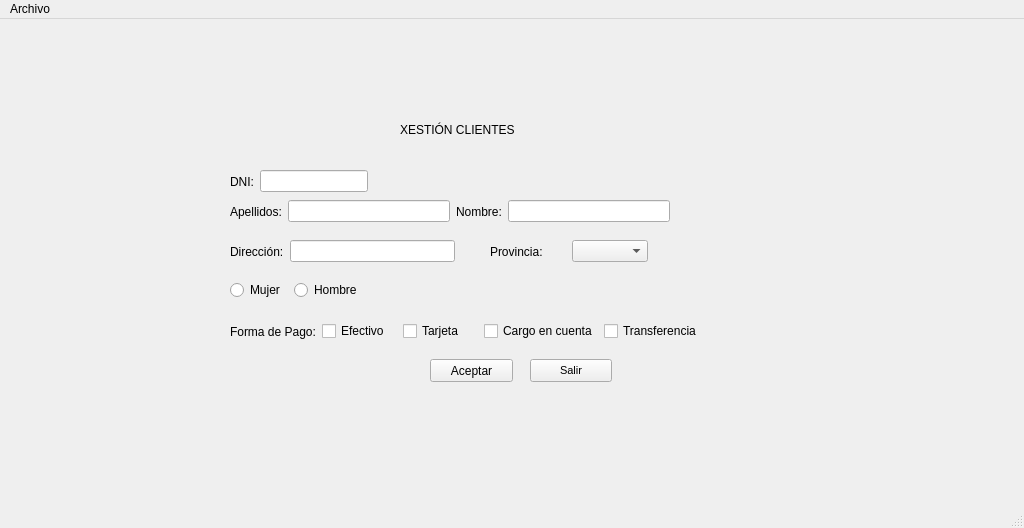
<?xml version="1.0" encoding="UTF-8"?>
<ui version="4.0">
 <class>MainWindow</class>
 <widget class="QMainWindow" name="MainWindow">
  <property name="geometry">
   <rect>
    <x>0</x>
    <y>0</y>
    <width>1024</width>
    <height>528</height>
   </rect>
  </property>
  <property name="windowTitle">
   <string>MainWindow</string>
  </property>
  <widget class="QWidget" name="centralwidget">
   <widget class="QLabel" name="lblClientes">
    <property name="geometry">
     <rect>
      <x>400</x>
      <y>90</y>
      <width>211</width>
      <height>41</height>
     </rect>
    </property>
    <property name="styleSheet">
     <string notr="true">font: 75 italic 18pt &quot;Noto Sans&quot;;</string>
    </property>
    <property name="text">
     <string>XESTIÓN CLIENTES</string>
    </property>
   </widget>
   <widget class="QPushButton" name="btnAceptar">
    <property name="geometry">
     <rect>
      <x>430</x>
      <y>340</y>
      <width>83</width>
      <height>23</height>
     </rect>
    </property>
    <property name="text">
     <string>Aceptar</string>
    </property>
   </widget>
   <widget class="QPushButton" name="btnSalir">
    <property name="geometry">
     <rect>
      <x>530</x>
      <y>340</y>
      <width>82</width>
      <height>23</height>
     </rect>
    </property>
    <property name="font">
     <font>
      <pointsize>8</pointsize>
     </font>
    </property>
    <property name="text">
     <string>Salir</string>
    </property>
   </widget>
   <widget class="QWidget" name="">
    <property name="geometry">
     <rect>
      <x>230</x>
      <y>260</y>
      <width>132</width>
      <height>22</height>
     </rect>
    </property>
    <layout class="QHBoxLayout" name="horizontalLayout">
     <item>
      <widget class="QRadioButton" name="rbtFem">
       <property name="styleSheet">
        <string notr="true">font: 10pt &quot;MS Shell Dlg 2&quot;;</string>
       </property>
       <property name="text">
        <string>Mujer</string>
       </property>
       <attribute name="buttonGroup">
        <string notr="true">rbtGroupSex</string>
       </attribute>
      </widget>
     </item>
     <item>
      <widget class="QRadioButton" name="rbtHom">
       <property name="styleSheet">
        <string notr="true">font: 10pt &quot;MS Shell Dlg 2&quot;;</string>
       </property>
       <property name="text">
        <string>Hombre</string>
       </property>
       <attribute name="buttonGroup">
        <string notr="true">rbtGroupSex</string>
       </attribute>
      </widget>
     </item>
    </layout>
   </widget>
   <widget class="QWidget" name="">
    <property name="geometry">
     <rect>
      <x>230</x>
      <y>300</y>
      <width>472</width>
      <height>25</height>
     </rect>
    </property>
    <layout class="QHBoxLayout" name="horizontalLayout_2">
     <item>
      <widget class="QLabel" name="lblFormaDePago">
       <property name="styleSheet">
        <string notr="true">font: 14pt &quot;MS Shell Dlg 2&quot;;</string>
       </property>
       <property name="text">
        <string>Forma de Pago:</string>
       </property>
      </widget>
     </item>
     <item>
      <widget class="QCheckBox" name="chkEfectivo">
       <property name="text">
        <string>Efectivo</string>
       </property>
       <attribute name="buttonGroup">
        <string notr="true">chkGroupPago</string>
       </attribute>
      </widget>
     </item>
     <item>
      <widget class="QCheckBox" name="chkTarjeta">
       <property name="text">
        <string>Tarjeta</string>
       </property>
       <attribute name="buttonGroup">
        <string notr="true">chkGroupPago</string>
       </attribute>
      </widget>
     </item>
     <item>
      <widget class="QCheckBox" name="chkCargoCuenta">
       <property name="text">
        <string>Cargo en cuenta</string>
       </property>
       <attribute name="buttonGroup">
        <string notr="true">chkGroupPago</string>
       </attribute>
      </widget>
     </item>
     <item>
      <widget class="QCheckBox" name="chkTransfe">
       <property name="text">
        <string>Transferencia</string>
       </property>
       <attribute name="buttonGroup">
        <string notr="true">chkGroupPago</string>
       </attribute>
      </widget>
     </item>
    </layout>
   </widget>
   <widget class="QWidget" name="">
    <property name="geometry">
     <rect>
      <x>230</x>
      <y>220</y>
      <width>225</width>
      <height>25</height>
     </rect>
    </property>
    <layout class="QHBoxLayout" name="horizontalLayout_3">
     <item>
      <widget class="QLabel" name="lblDir">
       <property name="styleSheet">
        <string notr="true">font: 14pt &quot;MS Shell Dlg 2&quot;;</string>
       </property>
       <property name="text">
        <string>Dirección:</string>
       </property>
      </widget>
     </item>
     <item>
      <widget class="QLineEdit" name="txtDir"/>
     </item>
    </layout>
   </widget>
   <widget class="QWidget" name="">
    <property name="geometry">
     <rect>
      <x>230</x>
      <y>180</y>
      <width>440</width>
      <height>25</height>
     </rect>
    </property>
    <layout class="QHBoxLayout" name="horizontalLayout_4">
     <item>
      <widget class="QLabel" name="lblApel">
       <property name="styleSheet">
        <string notr="true">font: 14pt &quot;MS Shell Dlg 2&quot;;</string>
       </property>
       <property name="text">
        <string>Apellidos:</string>
       </property>
      </widget>
     </item>
     <item>
      <widget class="QLineEdit" name="txtApel"/>
     </item>
     <item>
      <widget class="QLabel" name="lblNome">
       <property name="styleSheet">
        <string notr="true">font: 14pt &quot;MS Shell Dlg 2&quot;;</string>
       </property>
       <property name="text">
        <string>Nombre:</string>
       </property>
      </widget>
     </item>
     <item>
      <widget class="QLineEdit" name="txtNome"/>
     </item>
    </layout>
   </widget>
   <widget class="QWidget" name="">
    <property name="geometry">
     <rect>
      <x>230</x>
      <y>150</y>
      <width>192</width>
      <height>25</height>
     </rect>
    </property>
    <layout class="QHBoxLayout" name="horizontalLayout_5">
     <item>
      <widget class="QLabel" name="lblDNI">
       <property name="styleSheet">
        <string notr="true">font: 14pt &quot;MS Shell Dlg 2&quot;;</string>
       </property>
       <property name="text">
        <string>DNI:</string>
       </property>
      </widget>
     </item>
     <item>
      <widget class="QLineEdit" name="txtDNI"/>
     </item>
     <item>
      <widget class="QLabel" name="lblValidoDni">
       <property name="sizePolicy">
        <sizepolicy hsizetype="Expanding" vsizetype="Preferred">
         <horstretch>0</horstretch>
         <verstretch>0</verstretch>
        </sizepolicy>
       </property>
       <property name="text">
        <string/>
       </property>
      </widget>
     </item>
    </layout>
   </widget>
   <widget class="QWidget" name="">
    <property name="geometry">
     <rect>
      <x>490</x>
      <y>220</y>
      <width>158</width>
      <height>25</height>
     </rect>
    </property>
    <layout class="QHBoxLayout" name="horizontalLayout_6">
     <item>
      <widget class="QLabel" name="lblPro">
       <property name="styleSheet">
        <string notr="true">font: 14pt &quot;MS Shell Dlg 2&quot;;</string>
       </property>
       <property name="text">
        <string>Provincia:</string>
       </property>
      </widget>
     </item>
     <item>
      <widget class="QComboBox" name="cmbPro"/>
     </item>
    </layout>
   </widget>
  </widget>
  <widget class="QMenuBar" name="menubar">
   <property name="geometry">
    <rect>
     <x>0</x>
     <y>0</y>
     <width>1024</width>
     <height>21</height>
    </rect>
   </property>
   <widget class="QMenu" name="menuArchivo">
    <property name="title">
     <string>Archivo</string>
    </property>
    <addaction name="actionSalir"/>
   </widget>
   <addaction name="menuArchivo"/>
  </widget>
  <widget class="QStatusBar" name="statusbar"/>
  <action name="actionSalir">
   <property name="text">
    <string>Salir</string>
   </property>
   <property name="shortcut">
    <string>Alt+S</string>
   </property>
  </action>
 </widget>
 <resources/>
 <connections/>
 <buttongroups>
  <buttongroup name="rbtGroupSex"/>
  <buttongroup name="chkGroupPago">
   <property name="exclusive">
    <bool>false</bool>
   </property>
  </buttongroup>
 </buttongroups>
</ui>
